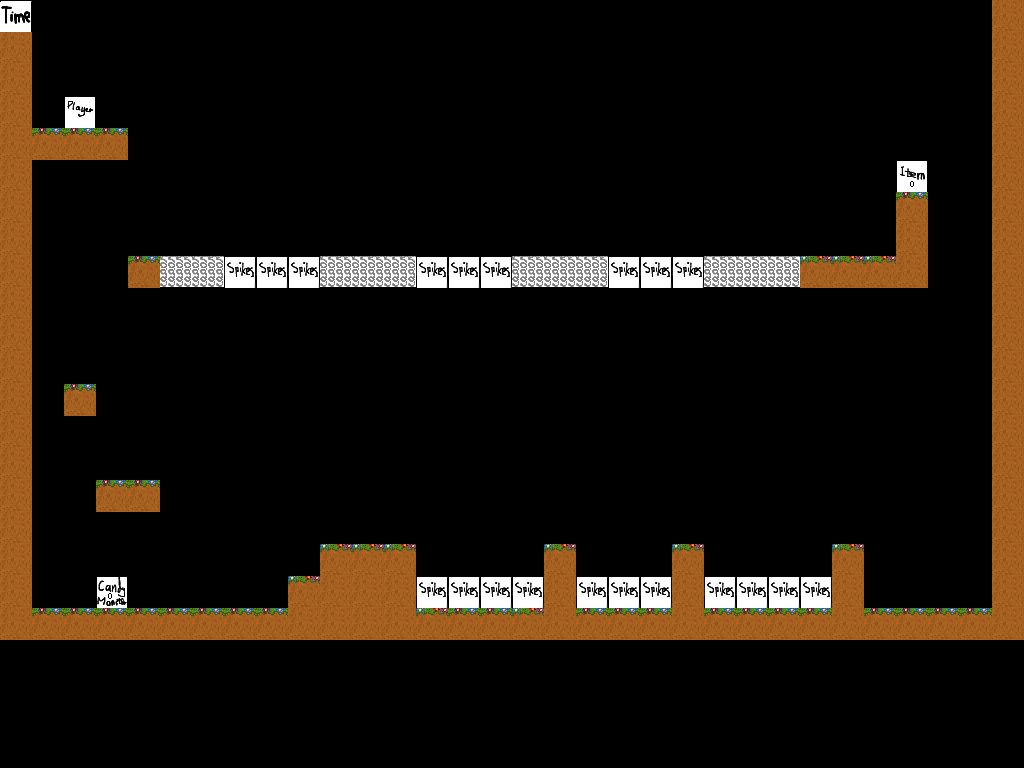

Rendered tile map (Tiled .tmx) drawn with the repository's tilesets; below, a short description and the map source with its tile grids summarised:
An orthogonal 32x24 tile map with 32x32 px tiles, 3 tile layers (solids, data, position), 2 tilesets.

<map version="1.0" orientation="orthogonal" renderorder="right-down" width="32" height="24" tilewidth="32" tileheight="32" nextobjectid="1">
 <tileset firstgid="1" name="position32x32" tilewidth="32" tileheight="32" tilecount="12" columns="4">
  <image source="position32x32.png" width="128" height="97" />
  <tile id="0">
   <properties>
    <property name="candyNumber" value="0" />
    <property name="property" value="candyMonster" />
   </properties>
  </tile>
  <tile id="1">
   <properties>
    <property name="candyNumber" value="0" />
    <property name="property" value="item" />
   </properties>
  </tile>
  <tile id="2">
   <properties>
    <property name="candyNumber" value="3" />
    <property name="property" value="candyMonster" />
   </properties>
  </tile>
  <tile id="3">
   <properties>
    <property name="candyNumber" value="3" />
    <property name="property" value="item" />
   </properties>
  </tile>
  <tile id="4">
   <properties>
    <property name="candyNumber" value="1" />
    <property name="property" value="candyMonster" />
   </properties>
  </tile>
  <tile id="5">
   <properties>
    <property name="candyNumber" value="1" />
    <property name="property" value="item" />
   </properties>
  </tile>
  <tile id="6">
   <properties>
    <property name="property" value="moveableBox" />
   </properties>
  </tile>
  <tile id="7">
   <properties>
    <property name="time" value="60" />
   </properties>
  </tile>
  <tile id="8">
   <properties>
    <property name="candyNumber" value="2" />
    <property name="property" value="candyMonster" />
   </properties>
  </tile>
  <tile id="9">
   <properties>
    <property name="candyNumber" value="2" />
    <property name="property" value="item" />
   </properties>
  </tile>
  <tile id="10">
   <properties>
    <property name="property" value="player" />
   </properties>
  </tile>
  <tile id="11">
   <properties>
    <property name="property" value="spikes" />
   </properties>
  </tile>
 </tileset>
 <tileset firstgid="13" name="nya rutor" tilewidth="32" tileheight="32" tilecount="32" columns="4">
  <image source="JosRutor32x32.png" width="128" height="256" />
  <tile id="0">
   <properties>
    <property name="property" value="solidGround" />
   </properties>
  </tile>
  <tile id="1">
   <properties>
    <property name="property" value="solidGround" />
   </properties>
  </tile>
  <tile id="3">
   <properties>
    <property name="property" value="solidGround" />
   </properties>
  </tile>
  <tile id="4">
   <properties>
    <property name="property" value="spring" />
   </properties>
  </tile>
  <tile id="5">
   <properties>
    <property name="property" value="ice" />
   </properties>
  </tile>
  <tile id="8">
   <properties>
    <property name="property" value="iceSpring" />
   </properties>
  </tile>
  <tile id="14">
   <properties>
    <property name="property" value="solidGround" />
   </properties>
  </tile>
  <tile id="15">
   <properties>
    <property name="property" value="solidGround" />
   </properties>
  </tile>
  <tile id="16">
   <properties>
    <property name="property" value="ice" />
   </properties>
  </tile>
  <tile id="17">
   <properties>
    <property name="property" value="solidGround" />
   </properties>
  </tile>
  <tile id="19">
   <properties>
    <property name="property" value="solidGround" />
   </properties>
  </tile>
  <tile id="20">
   <properties>
    <property name="property" value="ice" />
   </properties>
  </tile>
  <tile id="21">
   <properties>
    <property name="property" value="solidGround" />
   </properties>
  </tile>
  <tile id="23">
   <properties>
    <property name="property" value="solidGround" />
   </properties>
  </tile>
 </tileset>
 <layer name="solids" width="32" height="24">
  <data>[768 cells, 232 non-empty, 5 distinct tile ids]</data>
 </layer>
 <layer name="data" width="32" height="24">
  <data>[768 cells, 1 non-empty, 1 distinct tile ids]</data>
 </layer>
 <layer name="position" width="32" height="24">
  <data>[768 cells, 26 non-empty, 5 distinct tile ids]</data>
 </layer>
</map>
